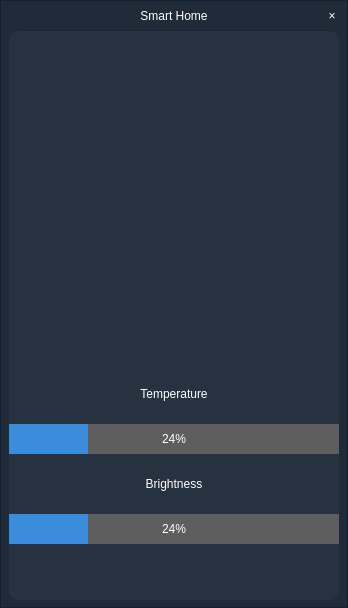
<?xml version="1.0" encoding="UTF-8"?>
<ui version="4.0">
 <class>MainWindow</class>
 <widget class="QMainWindow" name="MainWindow">
  <property name="geometry">
   <rect>
    <x>0</x>
    <y>0</y>
    <width>348</width>
    <height>608</height>
   </rect>
  </property>
  <property name="minimumSize">
   <size>
    <width>348</width>
    <height>608</height>
   </size>
  </property>
  <property name="maximumSize">
   <size>
    <width>348</width>
    <height>608</height>
   </size>
  </property>
  <property name="windowTitle">
   <string>SmartHome-Upper</string>
  </property>
  <property name="styleSheet">
   <string notr="true">QWidget#centralWidget{
  background-color: rgb(31, 43, 57);
  border: 1px solid rgb(19, 32, 48);
}

QWidget#innerWidget{
  background: transparent;
  background-color: rgb(38, 50, 64);
  border-radius: 10px;
}

QLabel#titleLabel{
  color: white;
  font: bold 12pt &quot;Segoe UI&quot;;
}

QLabel#temperatureLabel{
  color: white;
  font: 12pt &quot;Segoe UI&quot;;
}

QLabel#brightnessLabel{
  color: white;
  font: 12pt &quot;Segoe UI&quot;;
}

QProgressBar{
  border:none;
  background: rgb(94, 94, 94);
  text-align:center;
  color: white;
  font: 10pt &quot;Segoe UI&quot;;
}
QProgressBar::chunk {
  background:rgb(60, 140, 220);
}

QTextEdit {
  background-color: transparent;
  border:none;
  color: white;
  font: 10pt &quot;Segoe UI&quot;;
}

QWidget#titleWidget{
  background-color: rgb(31, 43, 57);
  border-bottom: 1px solid rgb(28, 40, 54);
}

QPushButton#closeButton{
	background:transparent;
	border:none;
	color:rgb(255,255,255);
	font: 20pt &quot;Segoe UI&quot;
}

QPushButton#closeButton:hover{
	background-color:rgba(255,255,255,150);
}
QPushButton#closeButton:pressed{
	background-color:rgba(255,255,255,120);
}

</string>
  </property>
  <widget class="QWidget" name="centralWidget">
   <layout class="QVBoxLayout" name="verticalLayout_2">
    <property name="spacing">
     <number>0</number>
    </property>
    <property name="leftMargin">
     <number>1</number>
    </property>
    <property name="topMargin">
     <number>1</number>
    </property>
    <property name="rightMargin">
     <number>1</number>
    </property>
    <property name="bottomMargin">
     <number>0</number>
    </property>
    <item>
     <widget class="QWidget" name="titleWidget" native="true">
      <property name="sizePolicy">
       <sizepolicy hsizetype="Preferred" vsizetype="Fixed">
        <horstretch>0</horstretch>
        <verstretch>0</verstretch>
       </sizepolicy>
      </property>
      <property name="minimumSize">
       <size>
        <width>0</width>
        <height>30</height>
       </size>
      </property>
      <property name="maximumSize">
       <size>
        <width>16777215</width>
        <height>30</height>
       </size>
      </property>
      <layout class="QHBoxLayout" name="horizontalLayout">
       <property name="spacing">
        <number>0</number>
       </property>
       <property name="leftMargin">
        <number>0</number>
       </property>
       <property name="topMargin">
        <number>0</number>
       </property>
       <property name="rightMargin">
        <number>0</number>
       </property>
       <property name="bottomMargin">
        <number>0</number>
       </property>
       <item>
        <spacer name="horizontalSpacer">
         <property name="orientation">
          <enum>Qt::Horizontal</enum>
         </property>
         <property name="sizeType">
          <enum>QSizePolicy::Fixed</enum>
         </property>
         <property name="sizeHint" stdset="0">
          <size>
           <width>30</width>
           <height>30</height>
          </size>
         </property>
        </spacer>
       </item>
       <item>
        <widget class="QLabel" name="titleLabel">
         <property name="maximumSize">
          <size>
           <width>16777215</width>
           <height>30</height>
          </size>
         </property>
         <property name="text">
          <string>Smart Home</string>
         </property>
         <property name="alignment">
          <set>Qt::AlignCenter</set>
         </property>
        </widget>
       </item>
       <item>
        <widget class="QPushButton" name="closeButton">
         <property name="maximumSize">
          <size>
           <width>30</width>
           <height>30</height>
          </size>
         </property>
         <property name="text">
          <string>×</string>
         </property>
        </widget>
       </item>
      </layout>
     </widget>
    </item>
    <item>
     <widget class="QWidget" name="contentWidget" native="true">
      <layout class="QHBoxLayout" name="horizontalLayout_2">
       <property name="spacing">
        <number>0</number>
       </property>
       <property name="leftMargin">
        <number>8</number>
       </property>
       <property name="topMargin">
        <number>0</number>
       </property>
       <property name="rightMargin">
        <number>8</number>
       </property>
       <property name="bottomMargin">
        <number>8</number>
       </property>
       <item>
        <widget class="QWidget" name="innerWidget" native="true">
         <layout class="QVBoxLayout" name="verticalLayout">
          <property name="spacing">
           <number>10</number>
          </property>
          <property name="leftMargin">
           <number>0</number>
          </property>
          <property name="topMargin">
           <number>0</number>
          </property>
          <property name="rightMargin">
           <number>0</number>
          </property>
          <property name="bottomMargin">
           <number>50</number>
          </property>
          <item>
           <widget class="CircularProgressBar" name="rank" native="true">
            <property name="minimumSize">
             <size>
              <width>328</width>
              <height>328</height>
             </size>
            </property>
            <property name="maximumSize">
             <size>
              <width>328</width>
              <height>328</height>
             </size>
            </property>
           </widget>
          </item>
          <item>
           <widget class="QLabel" name="temperatureLabel">
            <property name="maximumSize">
             <size>
              <width>16777215</width>
              <height>30</height>
             </size>
            </property>
            <property name="text">
             <string>Temperature</string>
            </property>
            <property name="alignment">
             <set>Qt::AlignCenter</set>
            </property>
           </widget>
          </item>
          <item>
           <widget class="QProgressBar" name="temperature">
            <property name="minimumSize">
             <size>
              <width>0</width>
              <height>30</height>
             </size>
            </property>
            <property name="maximum">
             <number>100</number>
            </property>
            <property name="value">
             <number>24</number>
            </property>
           </widget>
          </item>
          <item>
           <widget class="QLabel" name="brightnessLabel">
            <property name="maximumSize">
             <size>
              <width>16777215</width>
              <height>30</height>
             </size>
            </property>
            <property name="text">
             <string>Brightness</string>
            </property>
            <property name="alignment">
             <set>Qt::AlignCenter</set>
            </property>
           </widget>
          </item>
          <item>
           <widget class="QProgressBar" name="brightness">
            <property name="minimumSize">
             <size>
              <width>0</width>
              <height>30</height>
             </size>
            </property>
            <property name="value">
             <number>24</number>
            </property>
           </widget>
          </item>
         </layout>
        </widget>
       </item>
      </layout>
     </widget>
    </item>
   </layout>
  </widget>
 </widget>
 <layoutdefault spacing="6" margin="11"/>
 <customwidgets>
  <customwidget>
   <class>CircularProgressBar</class>
   <extends>QWidget</extends>
   <header>circularprogressbar.h</header>
   <container>1</container>
  </customwidget>
 </customwidgets>
 <resources/>
 <connections/>
</ui>
